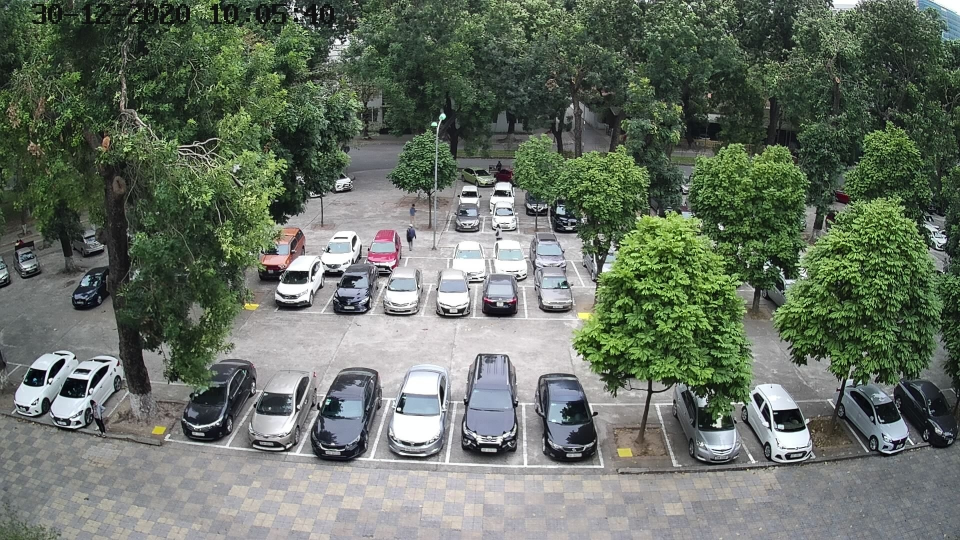
#> input picture images/camera-capture-dummy.jpg, 1920 x 1080 px (shown at 1/2 size)
$ python -i landmark_recognition.py   (imports and definitions only)
#> lines starting #> are read from the running program, lines starting #| are printed output that depends on the picture; after the words box and inside, x2 and y2 are one past the last pixel; in counts of white or black regions, pixels touching at a corner belong together
#> further down, picture is the input picture: shape (1080, 1920, 3); mean B, G, R 99.6, 112.2, 102.5
# Import required libraries
# Image processing functions
import cv2
# Mathematical functions
import numpy as np

# Initiate threshold values, for image processing (contour recognition based on colors)
im_lower = np.array([20, 110, 110], dtype='uint8')
im_upper = np.array([35, 255, 255], dtype='uint8')
kernel = np.ones((3, 3), np.uint8)


# ----------------------------------------------------------------------------------------------------------------------
# Define landmark recognition function
def find_landmark(image_data):
	# Initiate values
	# Debug:
	# print(address)
	current_x = []
	current_y = []
	current_status = []

	for k in range(0, 5):
		current_x.append(0)
		current_y.append(0)
		current_status.append(0)

	# Input image, create binary mask for contour recognition
	image_copy = image_data.copy()
	image_hsv = cv2.cvtColor(image_copy, cv2.COLOR_BGR2HSV)
#> image_hsv: shape (1080, 1920, 3); mean H, S, V 71.5, 55.8, 114.4
	image_mask = cv2.inRange(image_hsv, im_lower, im_upper)
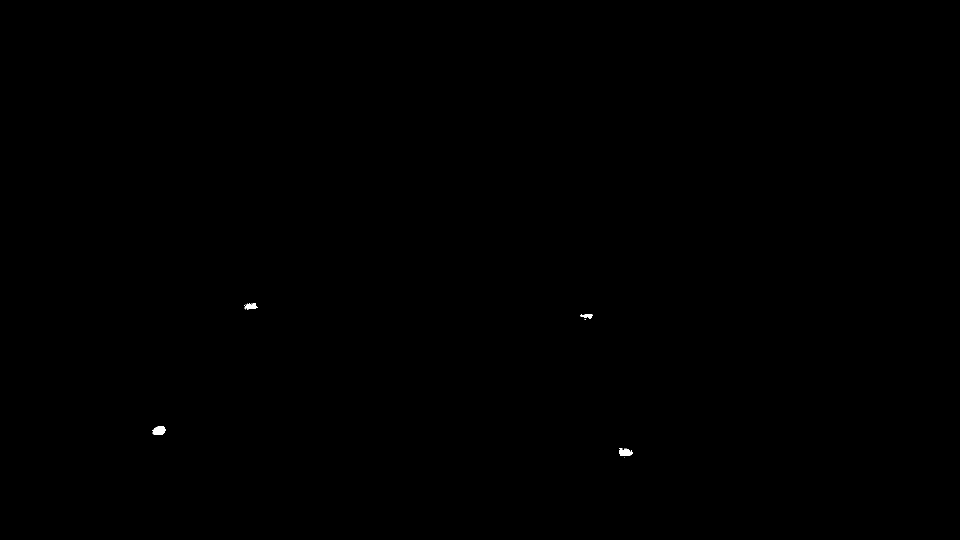
#> image_mask: shape (1080, 1920) (shown at 1/2 size); 0.05% white; 13 white regions (9 under 20 px), largest, box (x1, y1, x2, y2) and area: (305, 852, 332, 870) 361, (1239, 896, 1265, 912) 295, (488, 607, 516, 619) 193, (1161, 628, 1185, 638) 138
	image_mask = cv2.morphologyEx(image_mask, cv2.MORPH_OPEN, kernel)
#> image_mask: shape (1080, 1920); 0.04% white; 4 white regions, box (x1, y1, x2, y2) and area: (306, 852, 332, 870) 341, (1239, 899, 1265, 912) 282, (491, 609, 513, 618) 175, (1161, 628, 1185, 638) 133
	image_mask = cv2.dilate(image_mask, kernel, iterations=2)
#> image_mask: shape (1080, 1920); 0.08% white; 4 white regions, box (x1, y1, x2, y2) and area: (304, 850, 334, 872) 535, (1237, 897, 1267, 914) 458, (489, 607, 515, 620) 317, (1159, 626, 1187, 640) 287
	image_mask = cv2.dilate(image_mask, kernel, iterations=2)
#> image_mask: shape (1080, 1920); 0.11% white; 4 white regions
	cv2.imshow("Image mask", image_mask)
	cv2.waitKey()
	#
	# # Debug:
	# image_mask_show = image_mask
	# # Check image mask
	# cv2.imshow("Image mask", image_mask_show)
	# cv2.waitKey()

	# Finding contours available on image
	cur_cnt, _ = cv2.findContours(image_mask, cv2.RETR_EXTERNAL, cv2.CHAIN_APPROX_SIMPLE)
#> cur_cnt = 4 contours; box (x1, y1, x2, y2) and area: (302, 848, 336, 874) 708, (1235, 895, 1269, 916) 612, (487, 605, 517, 622) 446, (1157, 624, 1189, 642) 426

	# Debug
	# print(cur_cnt)

	# Mapping contours found with desired landmarks, comparing parameters
	for c in cur_cnt:
		# Define contour bounding box
		x, y, w, h = cv2.boundingRect(c)
		# Defined range for landmark 1
		if (210 < (x + (w // 2)) < 770) and (250 < (y + (h // 2)) < 650) and (10 < w < 70) and (7 < h < 60):
			current_x[1] = x + (w // 2)
			current_y[1] = y + (h // 2)
			current_status[1] = current_status[1] + 1
		# Defined range for landmarks 2
		elif (880 < (x + (w // 2)) < 1430) and (260 < (y + (h // 2)) < 650) and (10 < w < 70) and (7 < h < 60):
			current_x[2] = x + (w // 2)
			current_y[2] = y + (h // 2)
			current_status[2] = current_status[2] + 1
		# Defined range for landmarks 3
		elif (30 < (x + (w // 2)) < 580) and (500 < (y + (h // 2)) < 960) and (15 < w < 80) and (10 < h < 60):
			current_x[3] = x + (w // 2)
			current_y[3] = y + (h // 2)
			current_status[3] = current_status[3] + 1
		# Defined range for landmarks 4
		elif (950 < (x + (w // 2)) < 1510) and (540 < (y + (h // 2)) < 1010) and (15 < w < 90) and (10 < h < 90):
			current_x[4] = x + (w // 2)
			current_y[4] = y + (h // 2)
			current_status[4] = current_status[4] + 1
#> this loop made 4 passes
#> (x, y, w, h) on passes 1 to 4: (1235, 895, 34, 21), (302, 848, 34, 26), (1157, 624, 32, 18), (487, 605, 30, 17)
#> after the loop, current_status = [0, 1, 1, 1, 1]; current_x = [0, 502, 1173, 319, 1252]; current_y = [0, 613, 633, 861, 905]
	# Debug:
	# print(current_status[1], current_status[2], current_status[3], current_status[4])
	# If the number of contour found in one position is larger than 1, then the location is not determined!
	if current_status[1] != 1:
		print("Number of LM_1:", current_status[1])
		current_x[1] = 0
		current_y[1] = 0
	if current_status[2] != 1:
		print("Number of LM_2:", current_status[2])
		current_x[2] = 0
		current_y[2] = 0
	if current_status[3] != 1:
		print("Number of LM_3:", current_status[3])
		current_x[3] = 0
		current_y[3] = 0
	if current_status[4] != 1:
		print("Number of LM_4:", current_status[4])
		current_x[4] = 0
		current_y[4] = 0

	return current_status, current_x, current_y
# ----------------------------------------------------------------------------------------------------------------------


# ----------------------------------------------------------------------------------------------------------------------
# Get coordinate information from standard image log file
# [91 lines left out: functions get_coordinate_std_file, image_get_data, landmark_definition, not called in this run]
# [9 lines of commented-out code are left out]

>>> import cv2
>>> picture = cv2.imread('../images/camera-capture-dummy.jpg')
>>> result = find_landmark(picture)
#> result = ([0, 1, 1, 1, 1], [0, 502, 1173, 319, 1252], [0, 613, 633, 861, 905])
